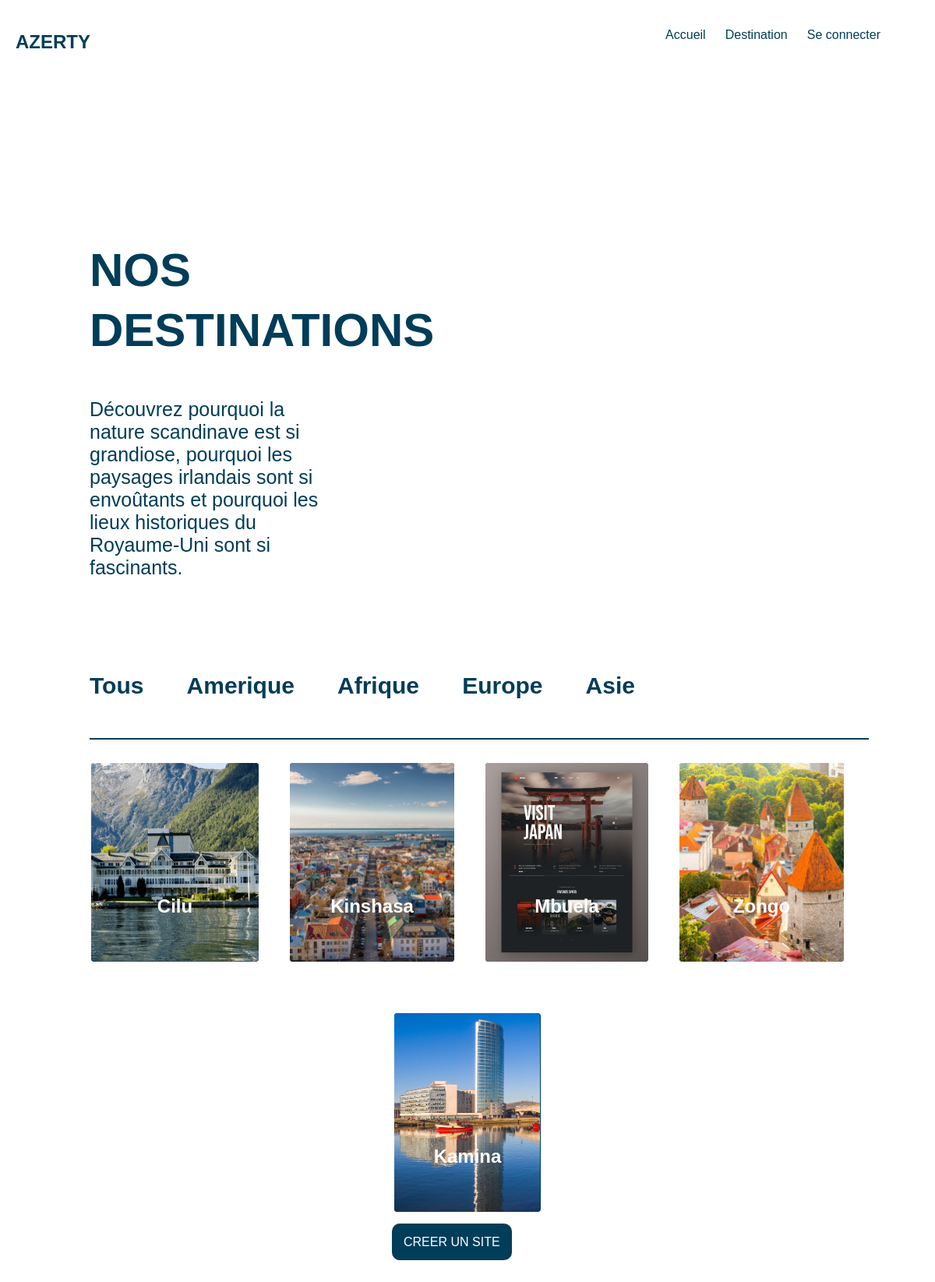
The app's page /view/html/destination.php?idContinent=ab5b2e2f7a with its own data.
### tables this page shows
CREATE TABLE IF NOT EXISTS `continents` (
  `id` int(11) NOT NULL AUTO_INCREMENT,
  `idContinent` varchar(10) NOT NULL,
  `nom` varchar(10) NOT NULL,
  `photoPath` varchar(50) NOT NULL,
  `description` text NOT NULL,
  PRIMARY KEY (`id`)
);

CREATE TABLE IF NOT EXISTS `medias` (
  `id` int(11) NOT NULL AUTO_INCREMENT,
  `idSite` varchar(10) NOT NULL,
  `path` varchar(100) NOT NULL,
  PRIMARY KEY (`id`)
);

CREATE TABLE IF NOT EXISTS `destinations` (
  `idSite` varchar(10) NOT NULL,
  `idUser` varchar(10) NOT NULL,
  `continent` varchar(20) NOT NULL,
  `pays` varchar(20) NOT NULL,
  `coordonnees` varchar(50) NOT NULL,
  `nom` varchar(100) NOT NULL,
  `description` text NOT NULL,
  PRIMARY KEY (`idSite`)
);

### model/Database.php (called while the page is built, shortened)
<?php
class Database
{
    public $database;
    public function __construct($url, $username, $password)
    {
        $this -> database = new PDO($url, $username, $password);
    }
    public function getRandomContinent()
    {
        try
        {
            $all = $this -> database -> prepare('SELECT * FROM continents');
            $all -> execute();
        }catch(PDOException $e){
            die($e -> getMessage());
        }
        $yes = $all -> fetchAll(PDO::FETCH_ASSOC);
        return $yes;
    }
    public function getRandomDestination($precision = 'tous')
    {
        try
        {
            if($precision == 'tous')
            {
                $all = $this -> database -> prepare('SELECT m.path, m.idSite, d.idSite, d.nom FROM medias m JOIN destinations d WHERE m.idSite = d.idSite');
                $all -> execute();
            }
            else
            {
                $all = $this -> database -> prepare('SELECT m.path, m.idSite, d.idSite, d.nom, d.continent FROM medias m JOIN destinations d WHERE m.idSite = d.idSite AND d.continent = :continent');
                $all -> execute(array(
                    'continent' => $precision
                ));
            }
        }catch(PDOException $e){
            die($e -> getMessage());
        }
        $yes = $all -> fetchAll(PDO::FETCH_ASSOC);
        return $yes;
    }
}
?>

### controller/destinationController.php (the view, shortened to what this page needs)
<?php
require_once dirname(__DIR__, 1).DIRECTORY_SEPARATOR.'model'.DIRECTORY_SEPARATOR.'Database.php';
class destination
{
    public $database;
    public function __construct()
    {
        $this -> database = new Database(URL, USERNAME, PASSWORD);
    }
    public function getRandomDestination($precision = 'tous')
    {
        $rand = array();
        $randNom = array();
        $random = $this -> database -> getRandomDestination($precision);
        for($i = 0; $i < count($random); $i ++)
        {
            $verf = rand(0, count($random)-1);
            if(in_array($verf, $rand))
            {
                $i --;
            }
            else
            {
                if(!in_array($random[$verf]['nom'], $randNom))
                {
                    $randNom[] = $random[$verf]['nom'];
                    echo '<div class="carteImage">
                            <a href="./destinationPerso.php?idDest='. $random[$verf]['idSite'] .'">
                                <h6 class="imageTitle">'. ucfirst($random[$verf]['nom']) .'</h6>
                                <div class="imageDestinationCarte">
                                <img src="'. $random[$verf]['path'] .'" alt="'. $random[$verf]['nom'] .'">
                                </div>
                            </a>
                         </div>';
                }
                $rand[] = $verf;
            }
        }
    }
    public function getRandomContinent()
    {
        $rand = array();
        $random = $this -> database -> getRandomContinent();
        for($i = 0; $i < count($random); $i ++)
        {
            $verf = rand(0, count($random)-1);
            if(in_array($verf, $rand))
            {
                $i --;
            }
            else
            {
                $rand[] = $verf;
                echo '<div class="endroit">
                        <a href="./destination.php?idContinent='. $random[$verf]['idContinent'] .'">
                            <h2>'. $random[$verf]['nom'] .'</h2>
                        </a>
                     </div>';
            }
        }
    }
}
?>

### view/Css/style2.css (style rules this page uses)
a { text-decoration: none; color: #003d59; }
h1,h2,h3,h4,h5,h6,p,li,a { color: #003d59; }
.boxDestination .listeDestination .endroit a { font-size: 20px; font-weight: bold; }
.imageDestination .carteImage a { position: relative; display: block; }
.h6, h6 { font-size: 24px; }
.imageDestination .carteImage a .imageTitle { position: absolute; bottom: 1px; left: 0; width: 100%; text-align: center; color: #fff; z-index: 1; }
.imageDestination .carteImage { margin-bottom: 30px; }
.imageDestination .carteImage a .imageDestinationCarte { height: 255px; border: 1px transparent; background: #003d59; border-radius: 4px; }
.imageDestination .carteImage a .imageDestinationCarte img { height: 100%; width: 100%; border-radius: 4px; object-fit: cover; }
.imageDestination .carteImage a .imageDestinationCarte img { -webkit-transition: all 0.5s ease; -moz-transition: all 0.5s ease; -o-transition: all 0.5s ease; transition: all 0.5 ease; will-change: transform; }

### records on screen
continents: nom "Amerique"
continents: nom "Afrique"
continents: nom "Europe"
continents: nom "Asie"
medias: idSite.nom "Cilu", idSite.nom (picture)
medias: idSite.nom "Kinshasa", path+idSite (picture)
medias: idSite.nom "Mbuela", idSite.nom (picture)
medias: idSite.nom "Zongo", path+idSite (picture)
medias: idSite.nom "Kamina", path+idSite (picture)
